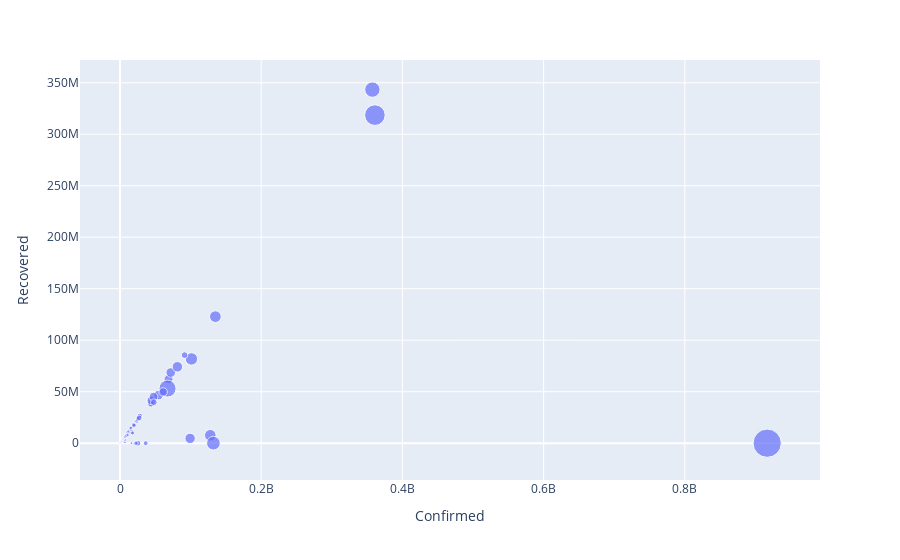

The notebook cell saved with this chart:
### Code cell
px.scatter(output_final.dropna(),x= 'Confirmed', y='Recovered', size='Deaths', hover_name='Country/Region')

### Figure 1 — Plotly figure (JSON) as saved in the notebook; plotly's stock layout.template omitted (floating-point values rounded to 4 significant figures; data arrays with more than 128 entries replaced by an {"elided": "..."} marker saying what was removed)
{"data": [{"hovertemplate": "<b>%{hovertext}</b><br><br>Confirmed=%{x}<br>Recovered=%{y}<br>Deaths=%{marker.size}<extra></extra>", "hovertext": {"elided": "260 str values"}, "legendgroup": "", "marker": {"color": "#636efa", "size": {"elided": "260 int values"}, "sizemode": "area", "sizeref": 41620.0, "symbol": "circle"}, "mode": "markers", "name": "", "orientation": "v", "showlegend": false, "type": "scatter", "x": {"elided": "260 int values"}, "xaxis": "x", "y": {"elided": "260 int values"}, "yaxis": "y"}], "layout": {"legend": {"itemsizing": "constant", "tracegroupgap": 0}, "margin": {"t": 60}, "xaxis": {"anchor": "y", "domain": [0, 1], "title": {"text": "Confirmed"}}, "yaxis": {"anchor": "x", "domain": [0, 1], "title": {"text": "Recovered"}}}}
